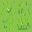

Rendered tile map (Tiled .tmx) drawn with the repository's tilesets; below, a short description and the map source with its tile grids summarised:
An orthogonal 2x2 tile map with 16x16 px tiles, 1 tile layer (Tiles).

<map version="1.9" tiledversion="1.9.0" orientation="orthogonal" renderorder="left-down" width="2" height="2" tilewidth="16" tileheight="16" infinite="0" nextlayerid="2" nextobjectid="1">
 <tileset firstgid="1" source="Grasslands.tsx" />
 <layer id="1" name="Tiles" width="2" height="2">
  <data>[4 cells, 4 non-empty, 4 distinct tile ids]</data>
 </layer>
</map>
